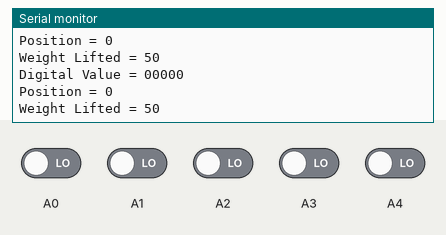
A sketch run on a simulated Arduino Uno, built with avr-gcc and run on an emulated ATmega328P. On the bench: the last lines printed to the serial monitor. Inputs (shaded band) come from the test bench; at power-on: A0–4 LOW.

Above: at 1.8 s.
1.9 s: A0 driven HIGH
At 2.33 s:
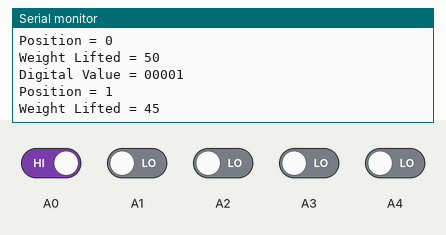
3.4 s: A1 driven HIGH
At 3.83 s:
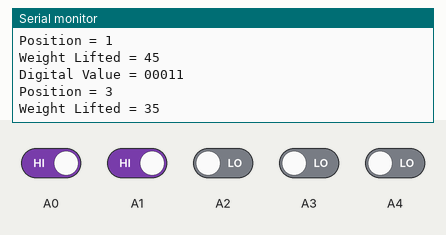
4.9 s: A2 driven HIGH
At 5.33 s:
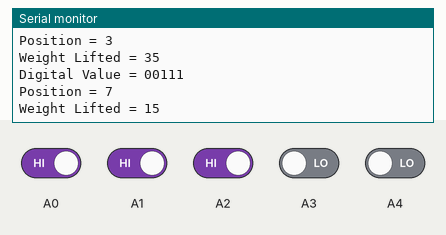
6.4 s: A3 driven HIGH
At 6.84 s:
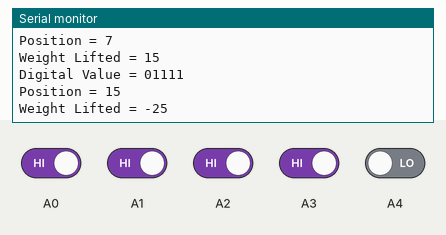
7.9 s: A4 driven HIGH
At 8.34 s:
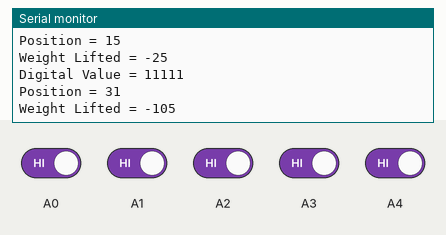
9.4 s: A0 driven LOW
At 9.84 s:
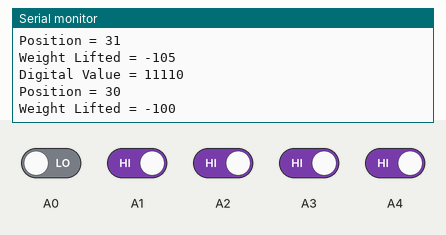
Timing chart, 0 to 11.9 s (numbered marks = the images above; inputs shaded):
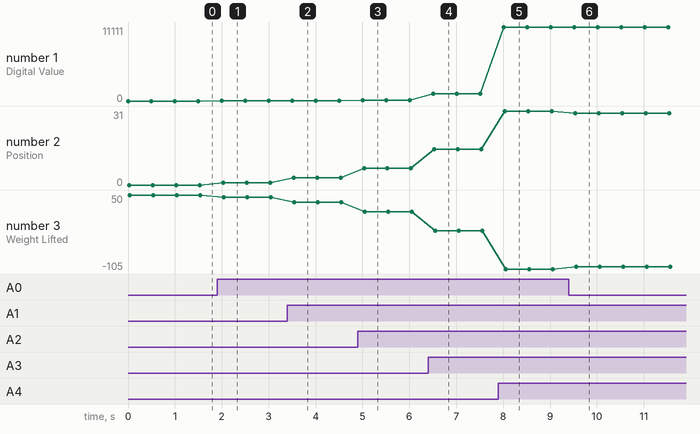

Measured:
- after the input at 1.9 s, the serial monitor: prints a new line after 0.10 s (image 1)
- after the input at 3.4 s, the serial monitor: prints a new line after 0.11 s (image 2)
- after the input at 4.9 s, the serial monitor: prints a new line after 0.11 s (image 3)
- after the input at 6.4 s, the serial monitor: prints a new line after 0.11 s (image 4)
- after the input at 7.9 s, the serial monitor: prints a new line after 0.11 s (image 5)
- after the input at 9.4 s, the serial monitor: prints a new line after 0.12 s (image 6)
- plotted number 1: 0 → 1 after the input at 1.9 s, 1 → 11 after the input at 3.4 s, 11 → 111 after the input at 4.9 s, 111 → 1111 after the input at 6.4 s, 1111 → 11111 after the input at 7.9 s
- plotted number 2: 0 → 1 after the input at 1.9 s, 1 → 3 after the input at 3.4 s, 3 → 7 after the input at 4.9 s, 15 → 31 after the input at 7.9 s, 31 → 30 after the input at 9.4 s

The sketch:

Weight_Detection.ino
```cpp
/*Connections
 * 5 Channel TCRT ----> Arduino Uno
 *    OUT1        ---->   A0 (LSB)
 *    OUT2        ---->   A1
 *    OUT3        ---->   A2
 *    OUT4        ---->   A3
 *    OUT5        ---->   A4 (MSB)
 */
#define N 10 //Total Number of weight slabs
#define w 5 //Weight of each slab
//Note: White = 1, Black = 0
void setup() {
  Serial.begin(9600);
  pinMode(A0,INPUT);
  pinMode(A1,INPUT);
  pinMode(A2,INPUT);
  pinMode(A3,INPUT);
  pinMode(A4,INPUT);

}

void loop() {
  int Bin0 = digitalRead(A0);
  int Bin1 = digitalRead(A1);
  int Bin2 = digitalRead(A2);
  int Bin3 = digitalRead(A3);
  int Bin4 = digitalRead(A4);
  int Position = ToDecimal(Bin0, Bin1, Bin2, Bin3, Bin4); //Position of the pin is the decimal equivalent of the received values
  int Weight_Lifted = (N - Position)*w;
  /*Formula
  * Weight Lifted = (Total Number of Slabs - Position of Pin)*(Weight of each Slab)
  */
  Serial.print("Digital Value = ");
  Serial.print(Bin4);
  Serial.print(Bin3);
  Serial.print(Bin2);
  Serial.print(Bin1);
  Serial.println(Bin0);
  Serial.print("Position = "); Serial.println(Position);
  Serial.print("Weight Lifted = "); Serial.println(Weight_Lifted);

  delay(500); // delay in between reads for stability
}


int ToDecimal(int x0,int x1, int x2, int x3, int x4)
{
  int Sum = 0;
  if (x0)
    Sum += 1;
  if (x1)
    Sum += 2;
  if (x2)
    Sum += 4;
  if (x3)
    Sum += 8;
  if (x4)
    Sum += 16;
  return(Sum);
}
```
